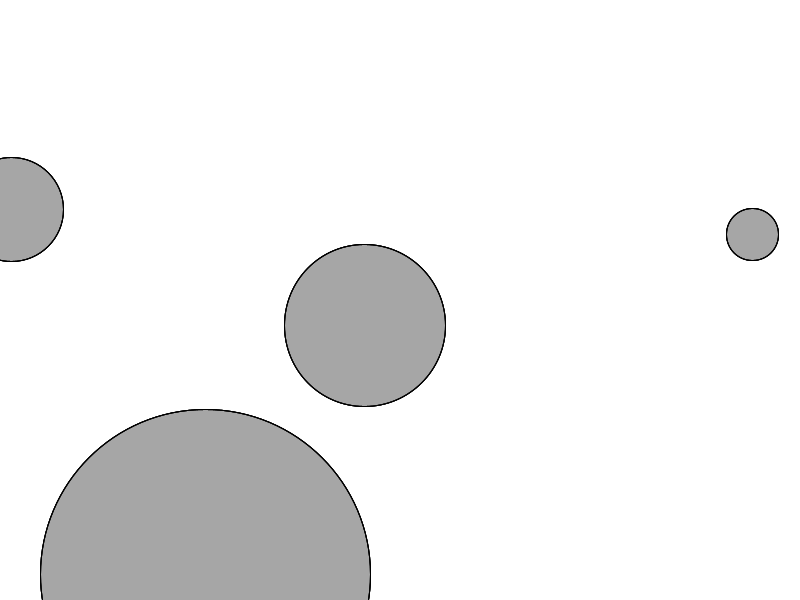
Frame 1 (no input)
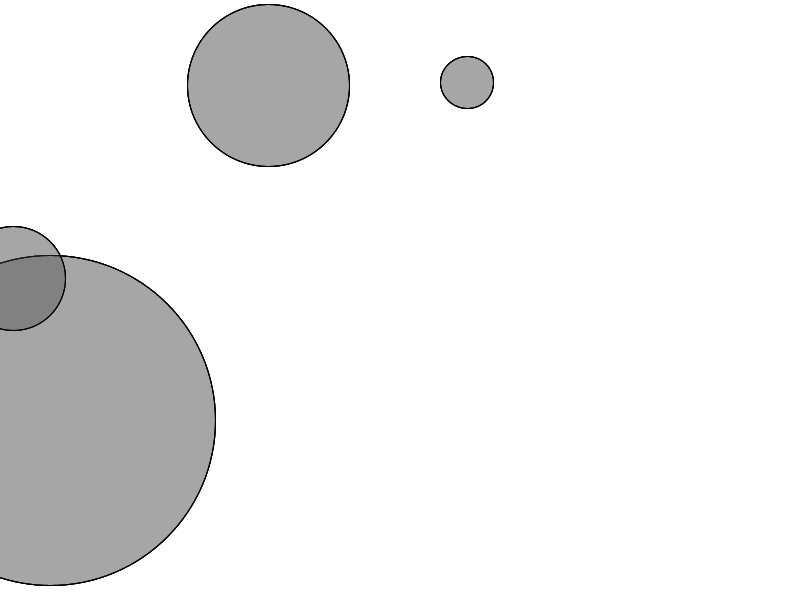
Frame 60 (the mouse pressed at the canvas centre just before this capture)
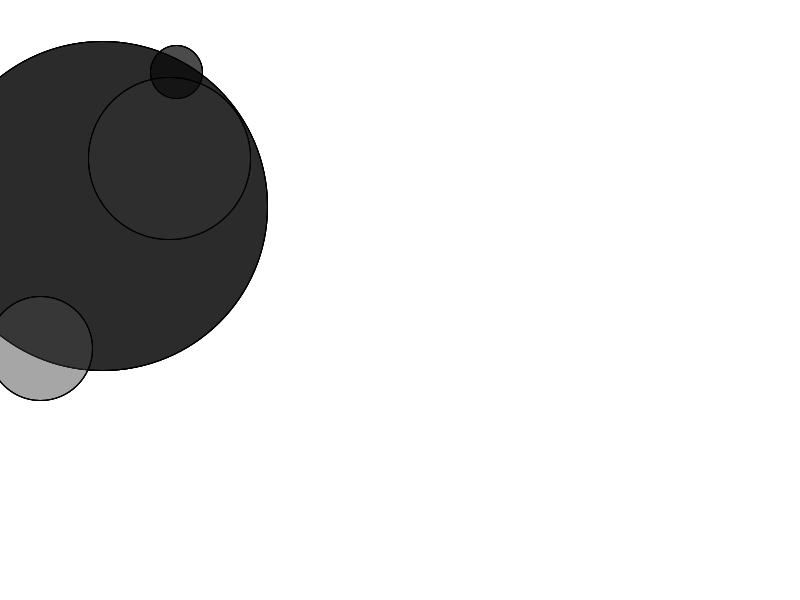
Frame 120 (the mouse held since frame 60 and released just before this capture)

The Processing sketch that drew these frames (run headless with seeded random() and noise(); from frame 60 on, the mouse is pressed at the canvas centre):

// Processing sketch: processing_170296
// ── processing_170296.pde

// Learning Processing
// Daniel Shiffman
// http://www.learningprocessing.com

// Example 10-3: Bouncing ball with intersection

// Two ball variables

Ball[] allBalls = new Ball[4];

void setup() {
  size(800, 600);
  smooth();
  for (int i = 0; i < allBalls.length; i ++ ) { // Initialize each Car using a for loop.
    allBalls[i] = new Ball(random(255));
  }
}

void draw() {
  background(255);
  for (int i = 0; i < allBalls.length; i ++ ) { // Run each Car using a for loop.
    allBalls[i].move();
  }

  for (int j = 0; j < allBalls.length; j ++ ) { // Run each Car using a for loop.
    int other = j+1;
    if (other > allBalls.length-1) {
      other=0;
    }

    if (allBalls[j].intersect(allBalls[other])) { // New! An object can have a function that takes another object as an argument. This is one way to have objects communicate. In this case they are checking to see if they intersect.
      allBalls[j].highlight();
      allBalls[other].highlight();
    }
    for (int k = 0; k < allBalls.length; k ++ ) {
      allBalls[k].display();
    }
  }
}


// An array of 100 Car objects!

// Learning Processing
// Daniel Shiffman
// http://www.learningprocessing.com

// Example 10-3: Bouncing ball with intersection

class Ball {
  
  float r; // radius
  float x,y;
  float xspeed,yspeed;
  color c = color(100,50);
  
  // Constructor
  Ball(float tempR) {
    r = tempR;
    x = random(width);
    y = random(height);
    xspeed = random( -5,5);
    yspeed = random( -5,5);
  }
  
  void move() {
    x += xspeed; // Increment x
    y += yspeed; // Increment y
    
    // Check horizontal edges
    if (x > width || x < 0) {
      xspeed *= - 1;
    }
    
    // Check vertical edges
    if (y > height || y < 0) {
      yspeed *= - 1;
    }
  }
  
  // Whenever the balls are touching, this highlight() function is called 
  // and the color is darkened.
  void highlight() { 
    c = color(0,150);
  }
  
  // Draw the ball
  void display() {
    stroke(0);
    fill(c);
    ellipse(x,y,r*2,r*2);
     // After the ball is displayed, the color is reset back to a darker gray.
    c = color(100,50);
  }
  
  // A function that returns true or false based on whether two circles intersect
  // If distance is less than the sum of radii the circles touch
  boolean intersect(Ball b) {
    
    // Objects can be passed into functions as arguments too! 
    float distance = dist(x,y,b.x,b.y); // Calculate distance
    
    // Compare distance to sum of radii
    if (distance < r + b.r) {
      return true;
    }
     else {
      return false;
    }
  }

}
